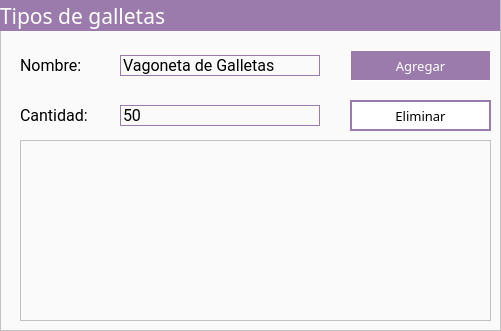
      <widget class="QFrame" name="frame_21">
       <property name="geometry">
        <rect>
         <x>570</x>
         <y>490</y>
         <width>501</width>
         <height>331</height>
        </rect>
       </property>
       <property name="styleSheet">
        <string notr="true">background-color:rgb(250,250,250);</string>
       </property>
       <property name="frameShape">
        <enum>QFrame::StyledPanel</enum>
       </property>
       <property name="frameShadow">
        <enum>QFrame::Raised</enum>
       </property>
       <widget class="QLabel" name="label_32">
        <property name="geometry">
         <rect>
          <x>0</x>
          <y>0</y>
          <width>500</width>
          <height>31</height>
         </rect>
        </property>
        <property name="font">
         <font>
          <family>Doppio One</family>
          <pointsize>16</pointsize>
          <weight>50</weight>
          <bold>false</bold>
         </font>
        </property>
        <property name="styleSheet">
         <string notr="true">color: white;
background-color:rgb(154, 123, 171);
text-align: center;</string>
        </property>
        <property name="text">
         <string>Tipos de galletas</string>
        </property>
       </widget>
       <widget class="QLineEdit" name="txtCantidadTipoGalleta">
        <property name="geometry">
         <rect>
          <x>120</x>
          <y>105</y>
          <width>200</width>
          <height>21</height>
         </rect>
        </property>
        <property name="font">
         <font>
          <family>Roboto</family>
          <pointsize>12</pointsize>
         </font>
        </property>
        <property name="styleSheet">
         <string notr="true">border-width: 1px;
border-style: solid;
border-color: rgb(154, 123, 171);</string>
        </property>
        <property name="text">
         <string>50</string>
        </property>
       </widget>
       <widget class="QLabel" name="label_34">
        <property name="geometry">
         <rect>
          <x>20</x>
          <y>100</y>
          <width>91</width>
          <height>31</height>
         </rect>
        </property>
        <property name="font">
         <font>
          <family>Roboto</family>
          <pointsize>12</pointsize>
         </font>
        </property>
        <property name="text">
         <string>Cantidad:</string>
        </property>
       </widget>
       <widget class="QLabel" name="label_35">
        <property name="geometry">
         <rect>
          <x>20</x>
          <y>50</y>
          <width>121</width>
          <height>31</height>
         </rect>
        </property>
        <property name="font">
         <font>
          <family>Roboto</family>
          <pointsize>12</pointsize>
         </font>
        </property>
        <property name="text">
         <string>Nombre:</string>
        </property>
       </widget>
       <widget class="QPushButton" name="btnAgregarTipoGalleta">
        <property name="geometry">
         <rect>
          <x>350</x>
          <y>50</y>
          <width>141</width>
          <height>31</height>
         </rect>
        </property>
        <property name="font">
         <font>
          <family>Doppio One</family>
          <pointsize>10</pointsize>
         </font>
        </property>
        <property name="cursor">
         <cursorShape>ClosedHandCursor</cursorShape>
        </property>
        <property name="styleSheet">
         <string notr="true">color: white;
background-color:rgb(154, 123, 171);
border-width: 1px;
    border-style: solid;
    border-color: white;</string>
        </property>
        <property name="text">
         <string>Agregar</string>
        </property>
       </widget>
       <widget class="QLineEdit" name="txtNombreTipoGalleta">
        <property name="geometry">
         <rect>
          <x>120</x>
          <y>55</y>
          <width>200</width>
          <height>21</height>
         </rect>
        </property>
        <property name="font">
         <font>
          <family>Roboto</family>
          <pointsize>12</pointsize>
         </font>
        </property>
        <property name="styleSheet">
         <string notr="true">border-width: 1px;
border-style: solid;
border-color: rgb(154, 123, 171);</string>
        </property>
        <property name="text">
         <string>Vagoneta de Galletas</string>
        </property>
       </widget>
       <widget class="QPushButton" name="btnEliminarTipoGalleta">
        <property name="geometry">
         <rect>
          <x>350</x>
          <y>100</y>
          <width>141</width>
          <height>31</height>
         </rect>
        </property>
        <property name="font">
         <font>
          <family>Doppio One</family>
          <pointsize>10</pointsize>
         </font>
        </property>
        <property name="cursor">
         <cursorShape>ClosedHandCursor</cursorShape>
        </property>
        <property name="styleSheet">
         <string notr="true">color: black;
background-color: white;
border-width: 2px;
border-style: solid;
border-color: rgb(154, 123, 171);</string>
        </property>
        <property name="text">
         <string>Eliminar</string>
        </property>
       </widget>
       <widget class="QListWidget" name="listTiposGalletas">
        <property name="geometry">
         <rect>
          <x>20</x>
          <y>140</y>
          <width>471</width>
          <height>181</height>
         </rect>
        </property>
       </widget>
      </widget>
